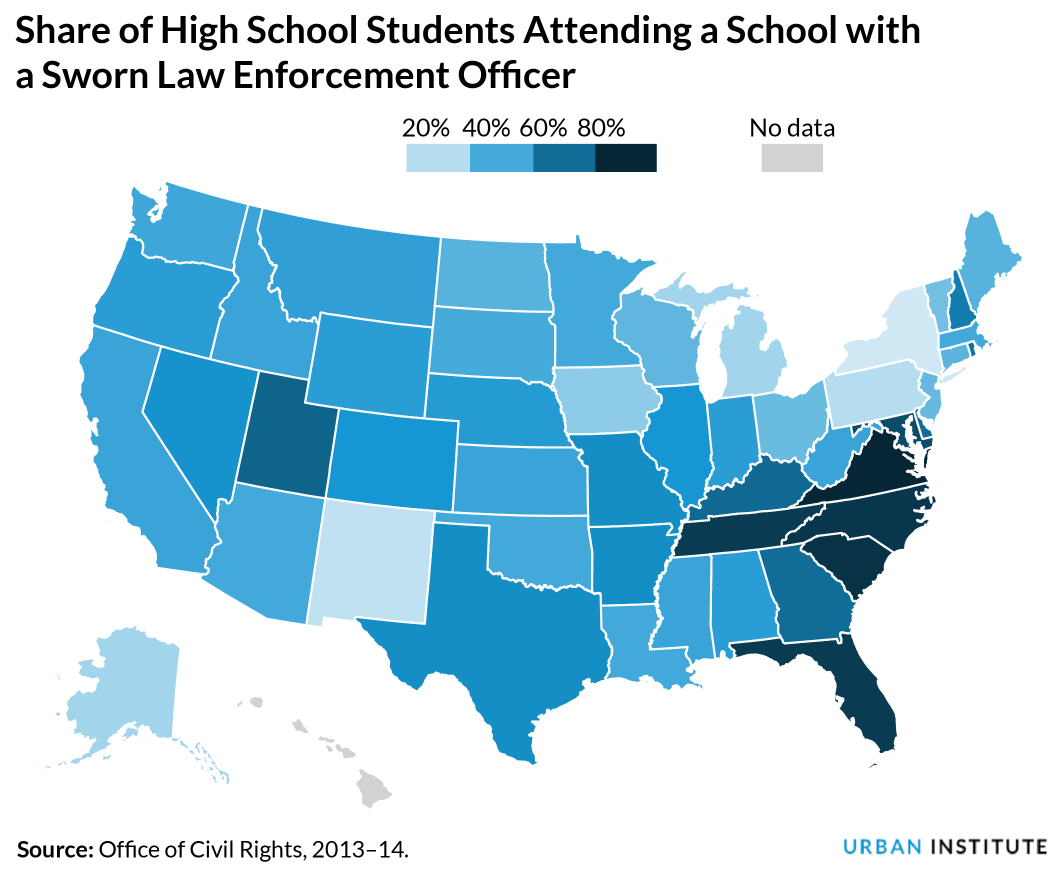
#> input picture code/state identification/sample images/1_RR-cmQrDtwBSJKXIdJpshQ.png, 2116 x 1747 px (shown at 1/2 size)
$ python -i legendMatchMap.py   (imports and definitions only)   (older library calls are emulated)
#> lines starting #> are read from the running program, lines starting #| are printed output that depends on the picture; after the words box and inside, x2 and y2 are one past the last pixel; in counts of white or black regions, pixels touching at a corner belong together
#> further down, picture is the input picture: shape (1747, 2116, 3); mean B, G, R 231, 215.2, 182.1
# The goal is to identify US states
# test achieve this goal in two steps
# 1. edge detection for the original images
# 2. feature matching by SIFT descriptor
from skimage.segmentation import slic
from skimage.segmentation import mark_boundaries
from skimage.util import img_as_float
from skimage import io

from numpy import array, array_equal, allclose
import numpy as np
import cv2
from matplotlib import pyplot as plt
import pickle
import numpy as np
import pickle
import sys
import os
sys.path.append(r'C:\Users\jiali\Desktop\Map_Identification_Classification\world map generation\getCartoCoordExtent')
from shapex import *
from geom.point import *
from geom.centroid import *

# [42 lines left out: functions edgeDetector, removeText, not called in this run]

def arreq_in_list(myarr, list_arrays):
    return next((True for elem in list_arrays if array_equal(elem, myarr)), False)

def edgeDetector(img):
    # img = cv2.imread(testImagePath + '\\'+imgName)
    font = cv2.FONT_HERSHEY_COMPLEX
    # legendPath = 'C:\\Users\\jiali\\Desktop\\MapElementDetection\\code\\Legend Analysis\\enhanced legend images'
    height = img.shape[0]
#> height = 1747
    width = img.shape[1]
#> width = 2116
    enlargeRatio = 1
    dim = (width*enlargeRatio, height*enlargeRatio)
#> dim = (2116, 1747)
    img = cv2.resize(img, dim, interpolation = cv2.INTER_AREA)
    gray = cv2.cvtColor(img, cv2.COLOR_BGR2GRAY)
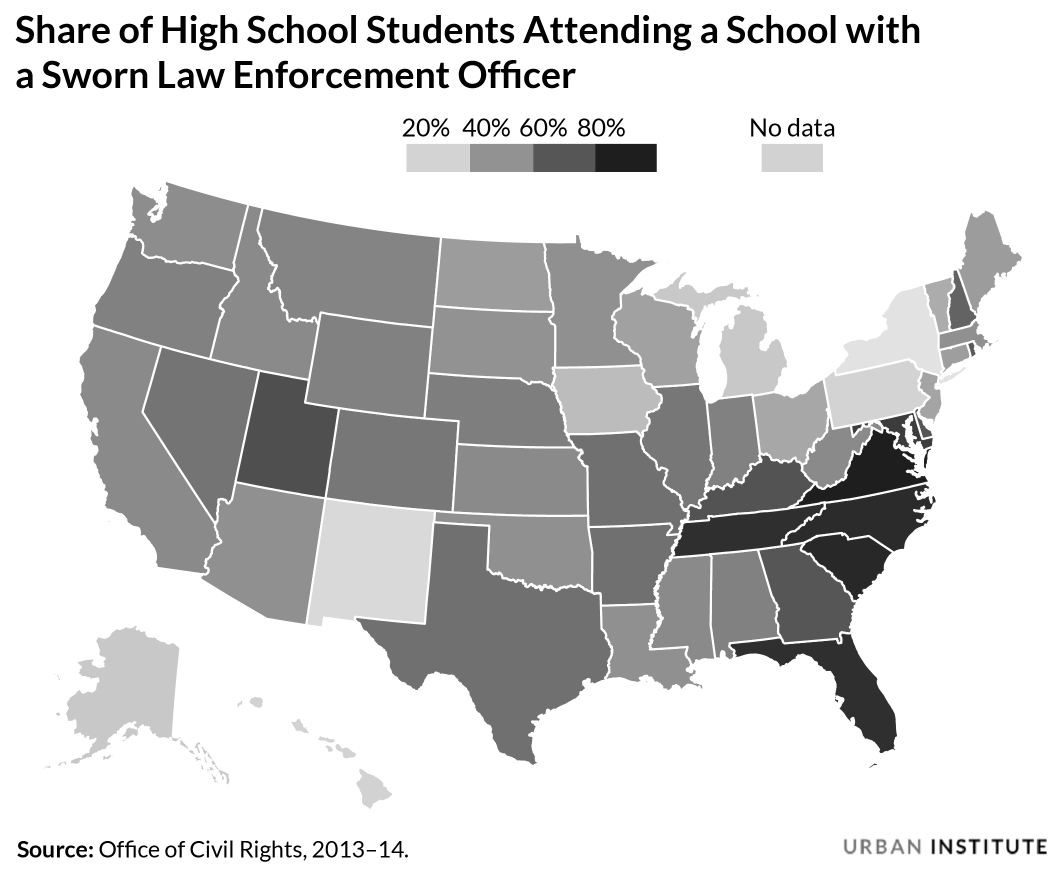
#> gray: shape (1747, 2116) (shown at 1/2 size); min 0, max 255, mean 207.1
    blurred = cv2.GaussianBlur(gray,(3,3),0)
    edge = cv2.Canny(gray, 50,200)
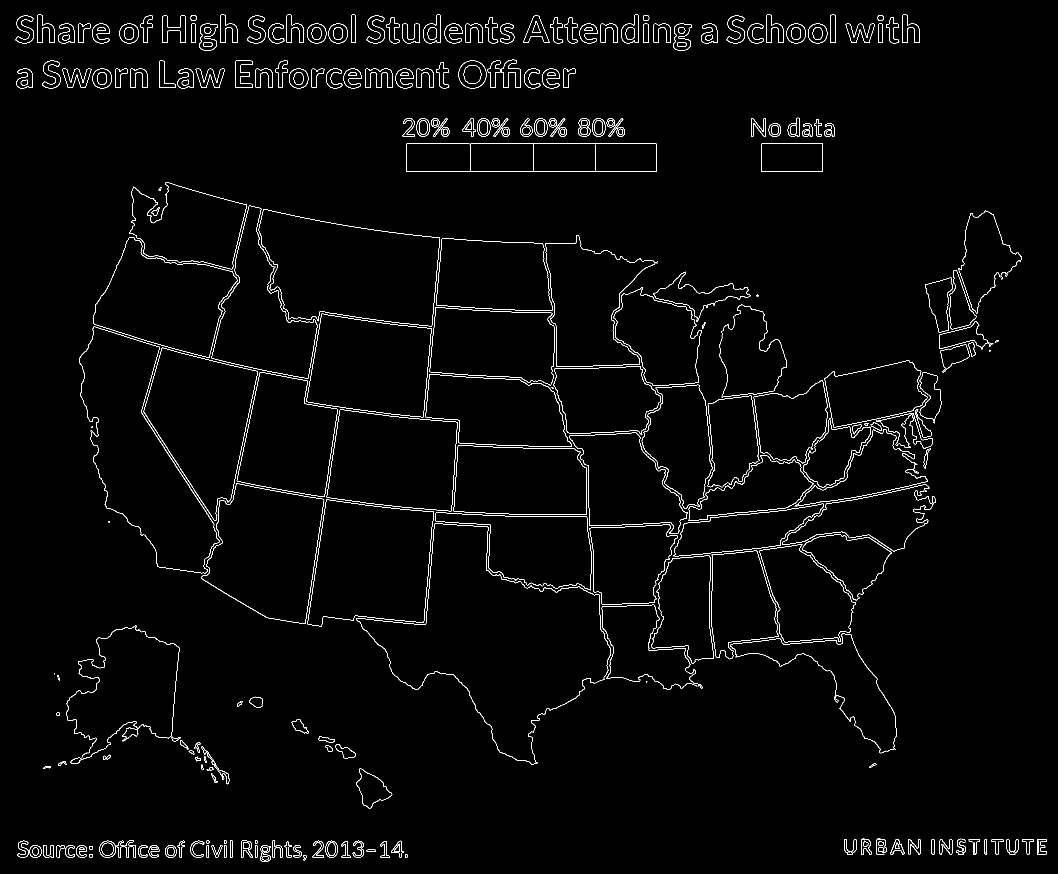
#> edge: shape (1747, 2116) (shown at 1/2 size); 1.8% white in thin lines or dots
    # laplacian = cv2.Laplacian(gray,cv2.CV_8UC1)
    # Taking a matrix of size 5 as the kernel
    kernel = np.ones((3,3), np.uint8)

    n= 2
    for i in range(n):
        edge = cv2.dilate(edge, kernel, iterations=1)
        edge = cv2.erode(edge, kernel, iterations=1)
#> this loop made 2 passes
#> pass 1, in edgeDetector, `edge = cv2.dilate(edge, kernel, iterations=1)`:
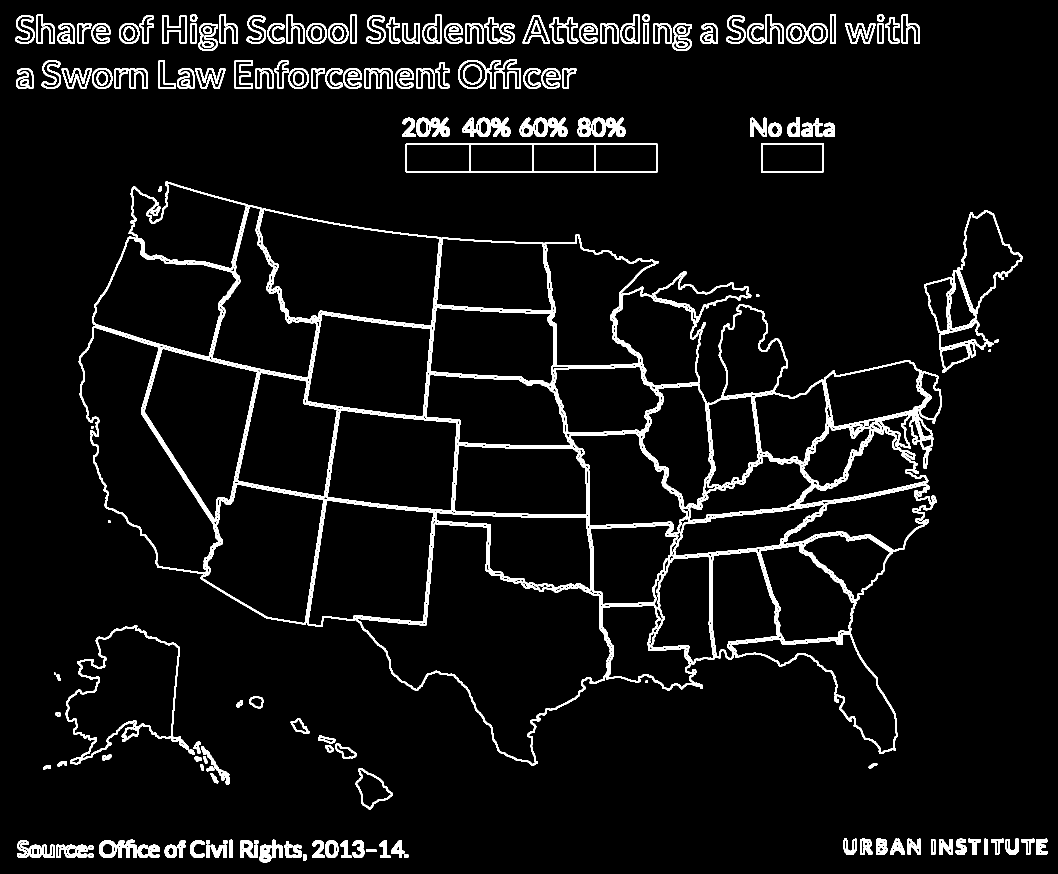
#> edge: shape (1747, 2116) (shown at 1/2 size); 5.8% white; 182 white regions (1 under 20 px), largest, box (x1, y1, x2, y2) and area: (711, 469, 1884, 1531) 78477, (157, 363, 916, 1254) 36534, (1849, 420, 2045, 746) 6220
#> pass 1, in edgeDetector, `edge = cv2.erode(edge, kernel, iterations=1)`:
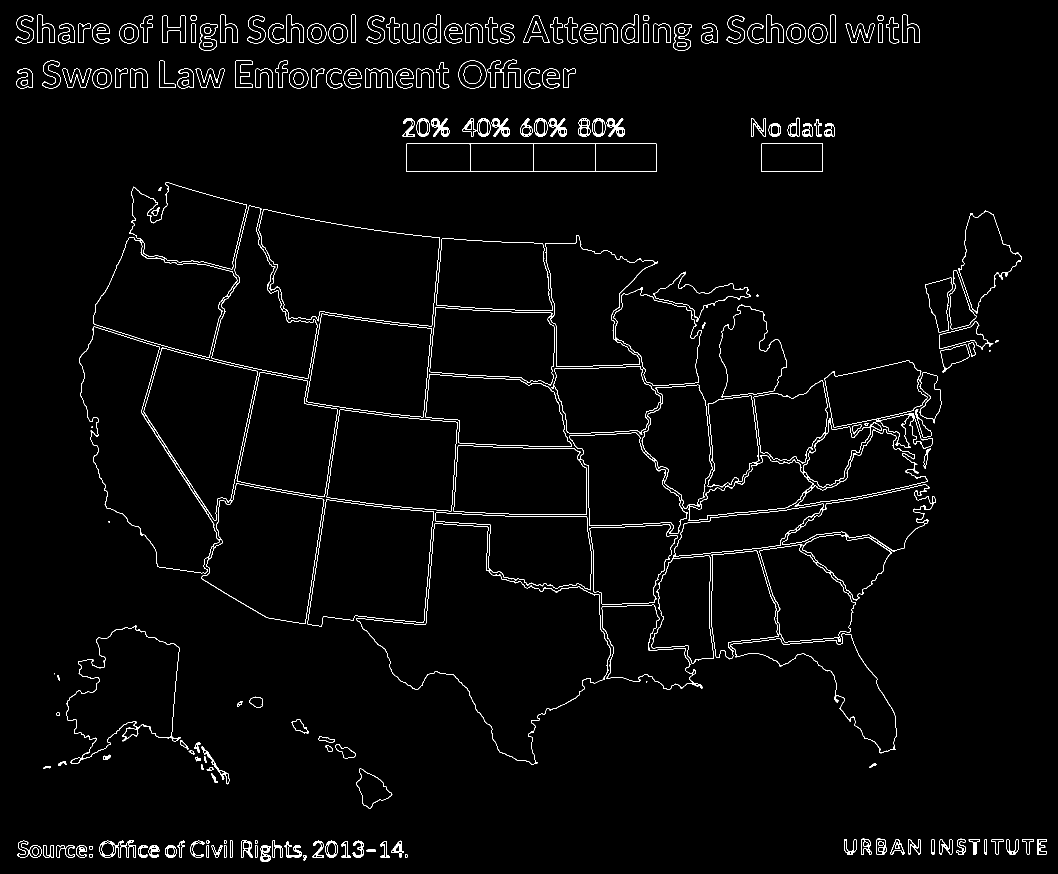
#> edge: shape (1747, 2116) (shown at 1/2 size); 2% white in thin lines or dots

    # [36 lines of commented-out code are left out]
    return edge

# [133 lines left out: functions getBackgroundColor, getStateExtent, getPointList, main, not called in this run]

    # [117 lines of commented-out code are left out]


# [1 line not run here, left out]

>>> import cv2
>>> picture = cv2.imread('sample images/1_RR-cmQrDtwBSJKXIdJpshQ.png')
>>> result = edgeDetector(picture)
